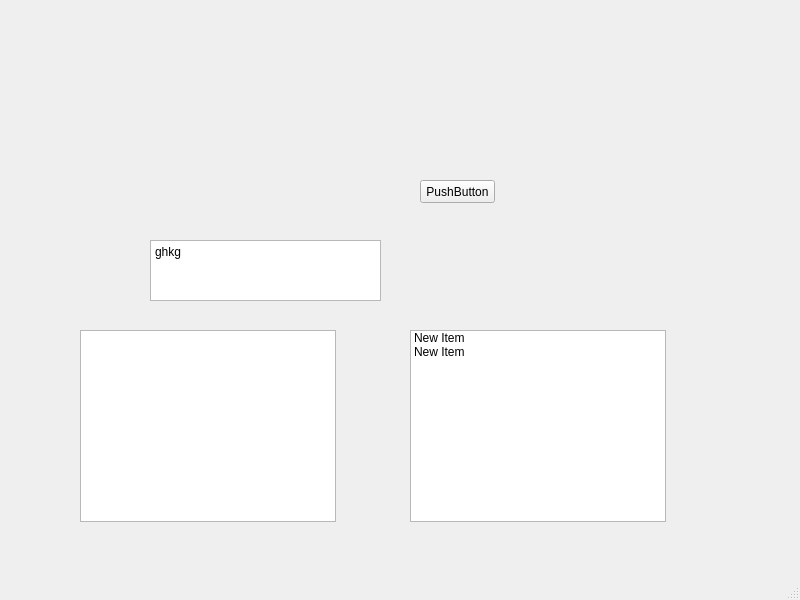
<?xml version="1.0" encoding="UTF-8"?>
<ui version="4.0">
 <class>MainWindow</class>
 <widget class="QMainWindow" name="MainWindow">
  <property name="geometry">
   <rect>
    <x>0</x>
    <y>0</y>
    <width>800</width>
    <height>600</height>
   </rect>
  </property>
  <property name="windowTitle">
   <string>MainWindow</string>
  </property>
  <widget class="QWidget" name="centralwidget">
   <widget class="QPlainTextEdit" name="plainTextEdit">
    <property name="geometry">
     <rect>
      <x>150</x>
      <y>240</y>
      <width>231</width>
      <height>61</height>
     </rect>
    </property>
    <property name="plainText">
     <string>ghkg</string>
    </property>
   </widget>
   <widget class="QPushButton" name="pushButton">
    <property name="geometry">
     <rect>
      <x>420</x>
      <y>180</y>
      <width>75</width>
      <height>23</height>
     </rect>
    </property>
    <property name="text">
     <string>PushButton</string>
    </property>
   </widget>
   <widget class="QListView" name="listView">
    <property name="geometry">
     <rect>
      <x>80</x>
      <y>330</y>
      <width>256</width>
      <height>192</height>
     </rect>
    </property>
   </widget>
   <widget class="QListWidget" name="listWidget">
    <property name="geometry">
     <rect>
      <x>410</x>
      <y>330</y>
      <width>256</width>
      <height>192</height>
     </rect>
    </property>
    <item>
     <property name="text">
      <string>New Item</string>
     </property>
    </item>
    <item>
     <property name="text">
      <string>New Item</string>
     </property>
    </item>
   </widget>
  </widget>
  <widget class="QMenuBar" name="menubar">
   <property name="geometry">
    <rect>
     <x>0</x>
     <y>0</y>
     <width>800</width>
     <height>21</height>
    </rect>
   </property>
  </widget>
  <widget class="QStatusBar" name="statusbar"/>
 </widget>
 <resources/>
 <connections/>
</ui>
